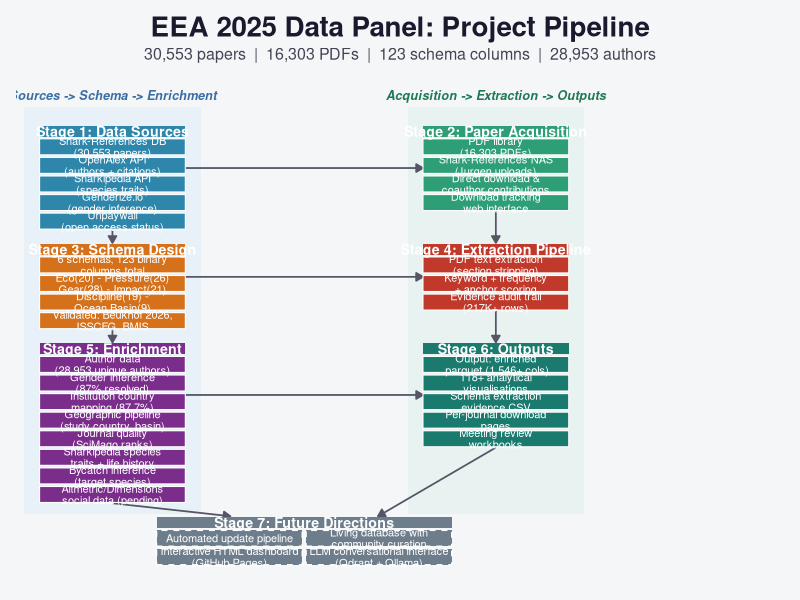
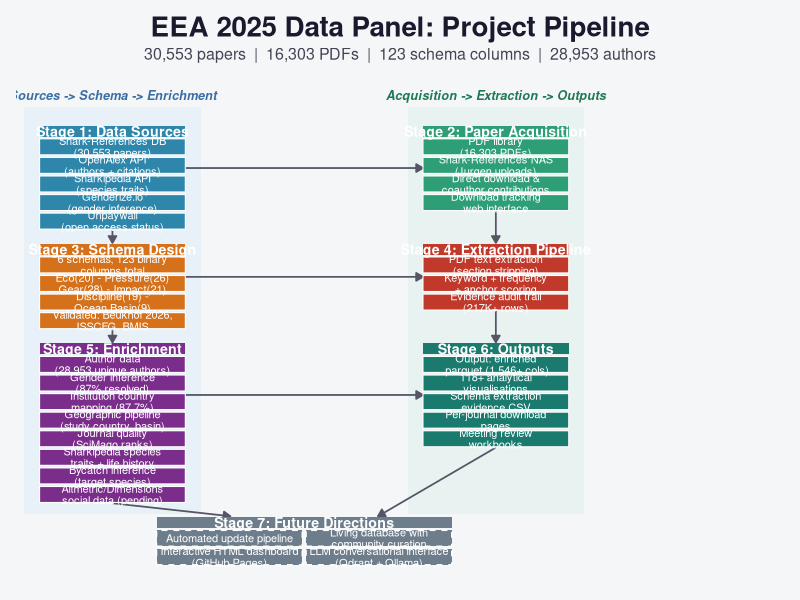

These figures' R source, in order:
## viz_pipeline_diagram.R
## EEA 2025 Data Panel — Project Pipeline Diagram
## Pure ggplot2 implementation using geom_rect, geom_segment, geom_text
## Output: outputs/figures/pipeline_diagram.{png,pdf}

library(ggplot2)

## -- Colour palette -----------------------------------------------------------
COL_SOURCE  <- "#2E86AB"   # blue       Stage 1: Data Sources
COL_ACQUIRE <- "#2E9E77"   # green      Stage 2: Paper Acquisition
COL_SCHEMA  <- "#D4711A"   # orange     Stage 3: Schema Design
COL_EXTRACT <- "#C0392B"   # red        Stage 4: Extraction Pipeline
COL_ENRICH  <- "#7B2D8B"   # purple     Stage 5: Enrichment
COL_OUTPUT  <- "#1A7A6E"   # teal       Stage 6: Outputs
COL_FUTURE  <- "#6D7D8B"   # slate-grey Stage 7: Future

COL_BG      <- "#F5F6F8"

## -- Layout constants ---------------------------------------------------------
BOX_W     <- 3.8   # box width
BOX_H     <- 0.60  # box height (each item)
BOX_VGAP  <- 0.10  # vertical gap between item boxes
HDR_H     <- 0.42  # stage header block height
STAGE_GAP <- 0.08  # gap between header bottom and first item (shrunk per tweak 4)
COL_GAP   <- 0.55  # space above stage N header (grown per tweak 4)

X_L <- 0.6          # left column x start
X_R <- 10.6         # right column x start
TOP <- 21.2         # y of top of Stage 1 & 2 header tops

## -- Helper: build item boxes for one stage -----------------------------------
make_boxes <- function(stage_id, x_left, y_hdr_top, items, fill_col) {
  n <- length(items)
  item_tops <- y_hdr_top - HDR_H - STAGE_GAP -
    (seq_len(n) - 1) * (BOX_H + BOX_VGAP)
  data.frame(
    stage = stage_id,
    label = items,
    xmin  = x_left,
    xmax  = x_left + BOX_W,
    ymin  = item_tops - BOX_H,
    ymax  = item_tops,
    xctr  = x_left + BOX_W / 2,
    yctr  = item_tops - BOX_H / 2,
    fill  = fill_col,
    stringsAsFactors = FALSE
  )
}

## Stage total height (header + items)
stage_total_h <- function(n_items) {
  HDR_H + STAGE_GAP + n_items * BOX_H + (n_items - 1) * BOX_VGAP
}

## -- Stage y_hdr_top values ---------------------------------------------------
N1 <- 5; N2 <- 4; N3 <- 4; N4 <- 3; N5 <- 8; N6 <- 5

yt1 <- TOP
yt2 <- TOP
yt3 <- yt1 - stage_total_h(N1) - COL_GAP
yt4 <- yt3                                  # Stage 4 aligned with Stage 3
yt5 <- yt3 - stage_total_h(N3) - COL_GAP
yt6 <- yt5                                  # Stage 6 aligned with Stage 5
## Stage 7 starts below the lower of stages 5 and 6
yt7 <- min(yt5 - stage_total_h(N5), yt6 - stage_total_h(N6)) - COL_GAP

## -- Stage 1: Data Sources ----------------------------------------------------
s1 <- make_boxes(1, X_L, yt1,
  c("Shark-References DB\n(30,553 papers)",
    "OpenAlex API\n(authors + citations)",
    "Sharkipedia API\n(species traits)",
    "Genderize.io\n(gender inference)",
    "Unpaywall\n(open access status)"),
  COL_SOURCE)

## -- Stage 2: Paper Acquisition -----------------------------------------------
s2 <- make_boxes(2, X_R, yt2,
  c("PDF library\n(16,303 PDFs)",
    "Shark-References NAS\n(Jurgen uploads)",
    "Direct download &\ncoauthor contributions",
    "Download tracking\nweb interface"),
  COL_ACQUIRE)

## -- Stage 3: Schema Design ---------------------------------------------------
s3 <- make_boxes(3, X_L, yt3,
  c("6 schemas, 123 binary\ncolumns total",
    "Eco(20) - Pressure(26)\nGear(28) - Impact(21)",
    "Discipline(19) -\nOcean Basin(9)",
    "Validated: Beukhof 2026,\nISSCFG, BMIS"),
  COL_SCHEMA)

## -- Stage 4: Extraction Pipeline (3 items, tweak 3) --------------------------
s4 <- make_boxes(4, X_R, yt4,
  c("PDF text extraction\n(section stripping)",
    "Keyword + frequency\n+ anchor scoring",
    "Evidence audit trail\n(217K+ rows)"),
  COL_EXTRACT)

## -- Stage 5: Enrichment (6 items, tweak 1 adds Altmetric) --------------------
s5 <- make_boxes(5, X_L, yt5,
  c("Author data\n(28,953 unique authors)",
    "Gender inference\n(87% resolved)",
    "Institution country\nmapping (87.7%)",
    "Geographic pipeline\n(study country, basin)",
    "Journal quality\n(SciMago ranks)",
    "Sharkipedia species\ntraits + life history",
    "Bycatch inference\n(target species)",
    "Altmetric/Dimensions\nsocial data (pending)"),
  COL_ENRICH)

## -- Stage 6: Outputs (5 items, tweak 2+3: moved parquet here, 118+) ----------
s6 <- make_boxes(6, X_R, yt6,
  c("Output: enriched\n.parquet (1,546+ cols)",
    "118+ analytical\nvisualisations",
    "Schema extraction\nevidence CSV",
    "Per-journal download\npages",
    "Meeting review\nworkbooks"),
  COL_OUTPUT)

## -- Stage 7: Future Directions (2x2 layout, tweaks 6+8) ---------------------
## Tweak 6: normal width, centred
## Tweak 8: 2x2 layout with equal horizontal and vertical spacing

s7_vgap  <- BOX_VGAP           # vertical gap between rows (same as elsewhere)
s7_hgap  <- BOX_VGAP           # horizontal gap = vertical gap (tweak 8)
s7_bw    <- BOX_W              # same box width as other stages
s7_total_w <- 2 * s7_bw + s7_hgap
s7_x_centre <- (X_L + X_R + BOX_W) / 2
s7_x_left  <- s7_x_centre - s7_total_w / 2
s7_x_right <- s7_x_left + s7_bw + s7_hgap

yt7_item_top <- yt7 - HDR_H - STAGE_GAP

s7_items <- c(
  "Automated update pipeline",
  "Living database with\ncommunity curation",
  "Interactive HTML dashboard\n(GitHub Pages)",
  "LLM conversational interface\n(Qdrant + Ollama)"
)

## Row 1: items 1 (left) and 2 (right)
## Row 2: items 3 (left) and 4 (right)
s7 <- data.frame(
  stage = 7L,
  label = s7_items,
  xmin  = c(s7_x_left, s7_x_right, s7_x_left, s7_x_right),
  xmax  = c(s7_x_left + s7_bw, s7_x_right + s7_bw,
            s7_x_left + s7_bw, s7_x_right + s7_bw),
  ymin  = c(yt7_item_top - BOX_H,
            yt7_item_top - BOX_H,
            yt7_item_top - 2 * BOX_H - s7_vgap,
            yt7_item_top - 2 * BOX_H - s7_vgap),
  ymax  = c(yt7_item_top,
            yt7_item_top,
            yt7_item_top - BOX_H - s7_vgap,
            yt7_item_top - BOX_H - s7_vgap),
  fill  = COL_FUTURE,
  stringsAsFactors = FALSE
)
s7$xctr <- (s7$xmin + s7$xmax) / 2
s7$yctr <- (s7$ymin + s7$ymax) / 2

## Combine all boxes
all_boxes <- rbind(s1, s2, s3, s4, s5, s6, s7)

## -- Stage headers ------------------------------------------------------------
hdr_solo <- data.frame(
  label = c("Stage 1: Data Sources",
            "Stage 2: Paper Acquisition",
            "Stage 3: Schema Design",
            "Stage 4: Extraction Pipeline",
            "Stage 5: Enrichment",
            "Stage 6: Outputs"),
  xmin  = c(X_L, X_R, X_L, X_R, X_L, X_R),
  xmax  = c(X_L, X_R, X_L, X_R, X_L, X_R) + BOX_W,
  ymin  = c(yt1, yt2, yt3, yt4, yt5, yt6) - HDR_H,
  ymax  = c(yt1, yt2, yt3, yt4, yt5, yt6),
  xctr  = c(X_L, X_R, X_L, X_R, X_L, X_R) + BOX_W / 2,
  yctr  = c(yt1, yt2, yt3, yt4, yt5, yt6) - HDR_H / 2,
  fill  = c(COL_SOURCE, COL_ACQUIRE, COL_SCHEMA,
            COL_EXTRACT, COL_ENRICH, COL_OUTPUT),
  stringsAsFactors = FALSE
)

## Stage 7 header: normal width, centred (tweak 6)
hdr_s7 <- data.frame(
  label = "Stage 7: Future Directions",
  xmin  = s7_x_left,
  xmax  = s7_x_right + s7_bw,
  ymin  = yt7 - HDR_H,
  ymax  = yt7,
  xctr  = s7_x_centre,
  yctr  = yt7 - HDR_H / 2,
  fill  = COL_FUTURE,
  stringsAsFactors = FALSE
)

## -- Arrows -------------------------------------------------------------------
## Tweak 4: vertical arrows go to the STAGE HEADER box, not to first item
## Tweak 5: S5 & S6 arrows go to the Stage 7 header box

x_l_mid <- X_L + BOX_W / 2
x_r_mid <- X_R + BOX_W / 2

## Vertical midpoints of each stage (header + items combined)
s1_vmid <- (yt1 + min(s1$ymin)) / 2
s2_vmid <- (yt2 + min(s2$ymin)) / 2
s3_vmid <- (yt3 + min(s3$ymin)) / 2
s4_vmid <- (yt4 + min(s4$ymin)) / 2
s5_vmid <- (yt5 + min(s5$ymin)) / 2
s6_vmid <- (yt6 + min(s6$ymin)) / 2

## Horizontal arrows at the vertical centre of the RIGHT stage (shorter one)
## so the arrow intersects the down-arrow at its midpoint
h_y_12 <- s2_vmid    # S1->S2: centre of S2
h_y_34 <- s4_vmid    # S3->S4: centre of S4
h_y_56 <- s6_vmid    # S5->S6: centre of S6

arrows_df <- data.frame(
  x    = c(
    ## Left-column vertical arrows (to stage header boxes)
    x_l_mid,                         # S1 bottom -> S3 header top
    x_l_mid,                         # S3 bottom -> S5 header top
    ## Right-column vertical arrows
    x_r_mid,                         # S2 bottom -> S4 header top
    x_r_mid,                         # S4 bottom -> S6 header top
    ## Horizontal cross arrows
    X_L + BOX_W,                     # S1 -> S2
    X_L + BOX_W,                     # S3 -> S4
    X_L + BOX_W,                     # S5 -> S6
    ## S5 & S6 -> S7 header
    x_l_mid,                         # S5 bottom -> S7 header top
    x_r_mid                          # S6 bottom -> S7 header top
  ),
  y    = c(
    min(s1$ymin) - 0.03,
    min(s3$ymin) - 0.03,
    min(s2$ymin) - 0.03,
    min(s4$ymin) - 0.03,
    h_y_12,
    h_y_34,
    h_y_56,
    min(s5$ymin) - 0.03,
    min(s6$ymin) - 0.03
  ),
  xend = c(
    x_l_mid,
    x_l_mid,
    x_r_mid,
    x_r_mid,
    X_R,
    X_R,
    X_R,
    s7_x_centre - s7_total_w / 4,
    s7_x_centre + s7_total_w / 4
  ),
  yend = c(
    yt3 + 0.03,                      # -> S3 header top
    yt5 + 0.03,                      # -> S5 header top
    yt4 + 0.03,                      # -> S4 header top
    yt6 + 0.03,                      # -> S6 header top
    h_y_12,                           # horizontal: same y
    h_y_34,
    h_y_56,
    yt7 + 0.03,                      # -> S7 header top
    yt7 + 0.03
  ),
  stringsAsFactors = FALSE
)

## -- Canvas limits ------------------------------------------------------------
y_lo <- min(s7$ymin) - 0.7
y_hi <- TOP + 1.6

## -- Build ggplot -------------------------------------------------------------
p <- ggplot() +
  theme_void() +
  theme(
    plot.background  = element_rect(fill = COL_BG, colour = NA),
    panel.background = element_rect(fill = COL_BG, colour = NA),
    plot.title    = element_text(
      size = 20, face = "bold", colour = "#1A1A2E",
      hjust = 0.5, margin = margin(b = 3)),
    plot.subtitle = element_text(
      size = 11.5, colour = "#444455",
      hjust = 0.5, margin = margin(b = 14)),
    plot.margin   = margin(12, 12, 12, 12)
  ) +
  labs(
    title    = "EEA 2025 Data Panel: Project Pipeline",
    subtitle = "30,553 papers  |  16,303 PDFs  |  123 schema columns  |  28,953 authors"
  ) +
  coord_cartesian(xlim = c(0, 20), ylim = c(y_lo, y_hi), expand = FALSE) +

  ## -- Subtle column lane shading ---------------------------------------------
  annotate("rect",
    xmin = X_L - 0.4, xmax = X_L + BOX_W + 0.4,
    ymin = yt7 + 0.1, ymax = y_hi - 0.9,
    fill = "#D6E8F5", colour = NA, alpha = 0.4) +
  annotate("rect",
    xmin = X_R - 0.4, xmax = X_R + BOX_W + 0.4,
    ymin = yt7 + 0.1, ymax = y_hi - 0.9,
    fill = "#D5EFE6", colour = NA, alpha = 0.4) +

  ## -- Column lane labels -----------------------------------------------------
  annotate("text",
    x = X_L + BOX_W / 2, y = y_hi - 0.45,
    label = "Sources -> Schema -> Enrichment",
    colour = "#3A6EA5", size = 3.2, fontface = "bold.italic", hjust = 0.5) +
  annotate("text",
    x = X_R + BOX_W / 2, y = y_hi - 0.45,
    label = "Acquisition -> Extraction -> Outputs",
    colour = "#1D7A55", size = 3.2, fontface = "bold.italic", hjust = 0.5) +

  ## -- Arrows (behind boxes) --------------------------------------------------
  geom_segment(
    data = arrows_df,
    aes(x = x, y = y, xend = xend, yend = yend),
    arrow     = arrow(length = unit(0.20, "cm"), type = "closed"),
    colour    = "#555566",
    linewidth = 0.6,
    lineend   = "butt"
  ) +

  ## -- Stage header boxes (stages 1-6) ----------------------------------------
  geom_rect(
    data = hdr_solo,
    aes(xmin = xmin, xmax = xmax, ymin = ymin, ymax = ymax, fill = fill),
    colour = NA, show.legend = FALSE
  ) +
  ## Stage 7 header
  geom_rect(
    data = hdr_s7,
    aes(xmin = xmin, xmax = xmax, ymin = ymin, ymax = ymax),
    fill = COL_FUTURE, colour = NA
  ) +

  ## -- Item boxes (stages 1-6, solid) -----------------------------------------
  geom_rect(
    data = all_boxes[all_boxes$stage != 7L, ],
    aes(xmin = xmin, xmax = xmax, ymin = ymin, ymax = ymax, fill = fill),
    colour = "white", linewidth = 0.35, show.legend = FALSE
  ) +

  ## -- Stage 7 item boxes (dashed) --------------------------------------------
  geom_rect(
    data = all_boxes[all_boxes$stage == 7L, ],
    aes(xmin = xmin, xmax = xmax, ymin = ymin, ymax = ymax),
    fill = COL_FUTURE, colour = "white",
    linewidth = 0.5, linetype = "dashed", show.legend = FALSE
  ) +

  ## -- Item box labels --------------------------------------------------------
  geom_text(
    data = all_boxes,
    aes(x = xctr, y = yctr, label = label),
    colour = "white", size = 2.8, lineheight = 0.88,
    hjust = 0.5, fontface = "plain"
  ) +

  ## -- Stage header labels (1-6) ----------------------------------------------
  geom_text(
    data = hdr_solo,
    aes(x = xctr, y = yctr, label = label),
    colour = "white", size = 3.6, fontface = "bold", hjust = 0.5
  ) +
  ## Stage 7 header label
  annotate("text",
    x = hdr_s7$xctr, y = hdr_s7$yctr,
    label = "Stage 7: Future Directions",
    colour = "white", size = 3.6, fontface = "bold", hjust = 0.5
  ) +

  scale_fill_identity()

## -- Save ---------------------------------------------------------------------
out_dir <- file.path(
  "/media/simon/data/Documents/Si Work/PostDoc Work/EEA/2025/Data Panel",
  "outputs", "figures"
)

ggsave(file.path(out_dir, "pipeline_diagram.png"), plot = p,
       width = 18, height = 14, dpi = 300, bg = "white")
ggsave(file.path(out_dir, "pipeline_diagram.pdf"), plot = p,
       width = 18, height = 14, bg = "white", device = "pdf")

cat("Saved pipeline_diagram.png and .pdf\n")
